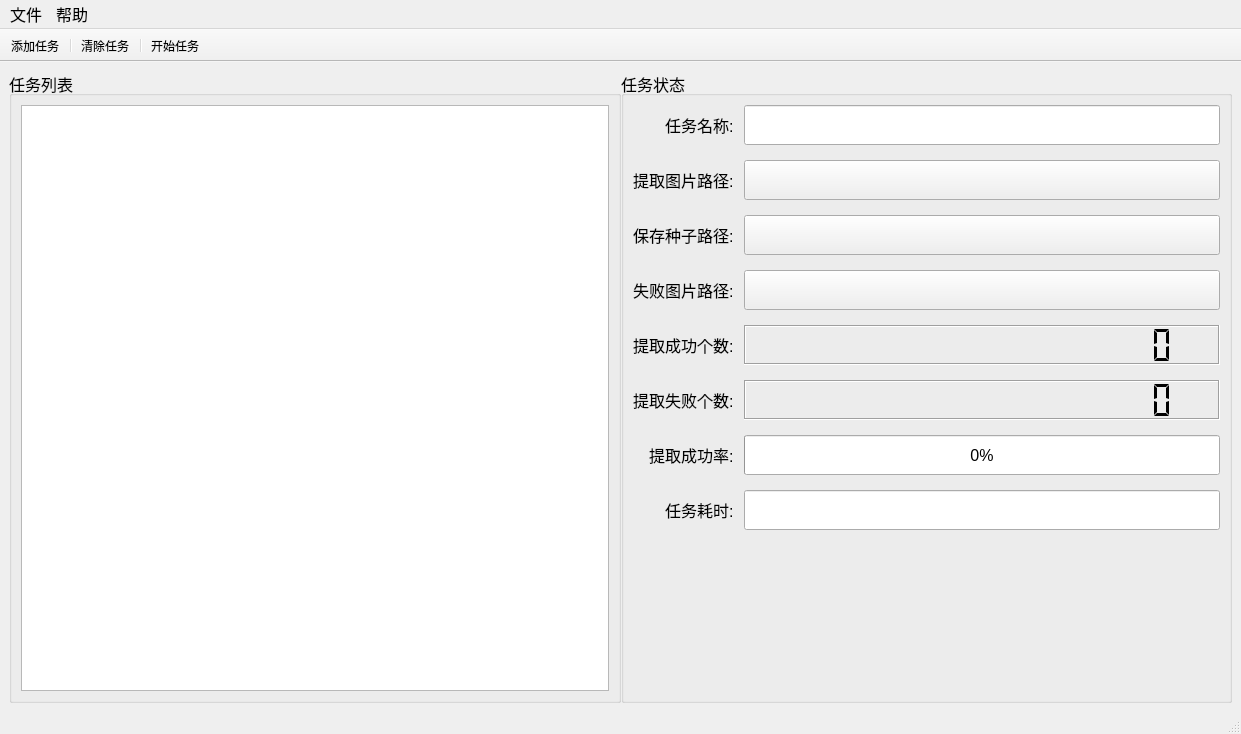
<?xml version="1.0" encoding="UTF-8"?>
<ui version="4.0">
 <class>MainWindow</class>
 <widget class="QMainWindow" name="MainWindow">
  <property name="windowModality">
   <enum>Qt::ApplicationModal</enum>
  </property>
  <property name="geometry">
   <rect>
    <x>0</x>
    <y>0</y>
    <width>1241</width>
    <height>734</height>
   </rect>
  </property>
  <property name="sizePolicy">
   <sizepolicy hsizetype="Expanding" vsizetype="Expanding">
    <horstretch>0</horstretch>
    <verstretch>0</verstretch>
   </sizepolicy>
  </property>
  <property name="windowTitle">
   <string>标准镭射提取</string>
  </property>
  <widget class="QWidget" name="centralwidget">
   <property name="sizePolicy">
    <sizepolicy hsizetype="Expanding" vsizetype="Expanding">
     <horstretch>0</horstretch>
     <verstretch>0</verstretch>
    </sizepolicy>
   </property>
   <property name="font">
    <font>
     <pointsize>12</pointsize>
    </font>
   </property>
   <layout class="QVBoxLayout" name="verticalLayout">
    <item>
     <layout class="QHBoxLayout" name="horizontalLayout_8" stretch="0,0">
      <property name="spacing">
       <number>0</number>
      </property>
      <property name="sizeConstraint">
       <enum>QLayout::SetNoConstraint</enum>
      </property>
      <item>
       <widget class="QGroupBox" name="groupBox_taskList">
        <property name="sizePolicy">
         <sizepolicy hsizetype="Expanding" vsizetype="Expanding">
          <horstretch>0</horstretch>
          <verstretch>0</verstretch>
         </sizepolicy>
        </property>
        <property name="title">
         <string>任务列表</string>
        </property>
        <layout class="QVBoxLayout" name="verticalLayout_2">
         <item>
          <widget class="QTableView" name="tableView_taskList">
           <property name="sizePolicy">
            <sizepolicy hsizetype="Expanding" vsizetype="Expanding">
             <horstretch>0</horstretch>
             <verstretch>0</verstretch>
            </sizepolicy>
           </property>
          </widget>
         </item>
        </layout>
       </widget>
      </item>
      <item>
       <widget class="QGroupBox" name="groupBox_taskStates">
        <property name="sizePolicy">
         <sizepolicy hsizetype="Expanding" vsizetype="Expanding">
          <horstretch>0</horstretch>
          <verstretch>0</verstretch>
         </sizepolicy>
        </property>
        <property name="title">
         <string>任务状态</string>
        </property>
        <property name="alignment">
         <set>Qt::AlignLeading|Qt::AlignLeft|Qt::AlignTop</set>
        </property>
        <layout class="QVBoxLayout" name="verticalLayout_3">
         <item>
          <layout class="QFormLayout" name="formLayout">
           <property name="sizeConstraint">
            <enum>QLayout::SetNoConstraint</enum>
           </property>
           <property name="fieldGrowthPolicy">
            <enum>QFormLayout::AllNonFixedFieldsGrow</enum>
           </property>
           <property name="rowWrapPolicy">
            <enum>QFormLayout::WrapLongRows</enum>
           </property>
           <property name="labelAlignment">
            <set>Qt::AlignRight|Qt::AlignTrailing|Qt::AlignVCenter</set>
           </property>
           <property name="formAlignment">
            <set>Qt::AlignLeading|Qt::AlignLeft|Qt::AlignTop</set>
           </property>
           <property name="horizontalSpacing">
            <number>10</number>
           </property>
           <property name="verticalSpacing">
            <number>15</number>
           </property>
           <item row="0" column="0">
            <widget class="QLabel" name="label_taskName">
             <property name="sizePolicy">
              <sizepolicy hsizetype="Expanding" vsizetype="Preferred">
               <horstretch>0</horstretch>
               <verstretch>0</verstretch>
              </sizepolicy>
             </property>
             <property name="text">
              <string>任务名称:</string>
             </property>
            </widget>
           </item>
           <item row="0" column="1">
            <widget class="QLineEdit" name="lineEdit_taskName">
             <property name="sizePolicy">
              <sizepolicy hsizetype="Expanding" vsizetype="Preferred">
               <horstretch>0</horstretch>
               <verstretch>0</verstretch>
              </sizepolicy>
             </property>
             <property name="minimumSize">
              <size>
               <width>0</width>
               <height>40</height>
              </size>
             </property>
             <property name="maximumSize">
              <size>
               <width>16777215</width>
               <height>40</height>
              </size>
             </property>
             <property name="readOnly">
              <bool>true</bool>
             </property>
            </widget>
           </item>
           <item row="1" column="0">
            <widget class="QLabel" name="label_3">
             <property name="text">
              <string>提取图片路径:</string>
             </property>
            </widget>
           </item>
           <item row="1" column="1">
            <widget class="QPushButton" name="pushButton_extractImagePath">
             <property name="minimumSize">
              <size>
               <width>0</width>
               <height>40</height>
              </size>
             </property>
             <property name="maximumSize">
              <size>
               <width>16777215</width>
               <height>40</height>
              </size>
             </property>
             <property name="styleSheet">
              <string notr="true">QPushButton{text-align : left;}</string>
             </property>
             <property name="text">
              <string/>
             </property>
            </widget>
           </item>
           <item row="2" column="0">
            <widget class="QLabel" name="label_seedPath">
             <property name="sizePolicy">
              <sizepolicy hsizetype="Expanding" vsizetype="Preferred">
               <horstretch>0</horstretch>
               <verstretch>0</verstretch>
              </sizepolicy>
             </property>
             <property name="text">
              <string>保存种子路径:</string>
             </property>
            </widget>
           </item>
           <item row="2" column="1">
            <widget class="QPushButton" name="pushButton_seedPath">
             <property name="sizePolicy">
              <sizepolicy hsizetype="Expanding" vsizetype="Preferred">
               <horstretch>0</horstretch>
               <verstretch>0</verstretch>
              </sizepolicy>
             </property>
             <property name="minimumSize">
              <size>
               <width>0</width>
               <height>40</height>
              </size>
             </property>
             <property name="maximumSize">
              <size>
               <width>16777215</width>
               <height>40</height>
              </size>
             </property>
             <property name="toolTip">
              <string>点击打开文件路径</string>
             </property>
             <property name="styleSheet">
              <string notr="true">QPushButton{text-align : left;}</string>
             </property>
             <property name="text">
              <string/>
             </property>
            </widget>
           </item>
           <item row="3" column="0">
            <widget class="QLabel" name="label_failedImagePath">
             <property name="sizePolicy">
              <sizepolicy hsizetype="Expanding" vsizetype="Preferred">
               <horstretch>0</horstretch>
               <verstretch>0</verstretch>
              </sizepolicy>
             </property>
             <property name="text">
              <string>失败图片路径:</string>
             </property>
            </widget>
           </item>
           <item row="3" column="1">
            <widget class="QPushButton" name="pushButton_failedImagePath">
             <property name="sizePolicy">
              <sizepolicy hsizetype="Expanding" vsizetype="Preferred">
               <horstretch>0</horstretch>
               <verstretch>0</verstretch>
              </sizepolicy>
             </property>
             <property name="minimumSize">
              <size>
               <width>0</width>
               <height>40</height>
              </size>
             </property>
             <property name="maximumSize">
              <size>
               <width>16777215</width>
               <height>40</height>
              </size>
             </property>
             <property name="toolTip">
              <string>点击打开文件路径</string>
             </property>
             <property name="styleSheet">
              <string notr="true">QPushButton{text-align : left;}</string>
             </property>
             <property name="text">
              <string/>
             </property>
            </widget>
           </item>
           <item row="4" column="0">
            <widget class="QLabel" name="label">
             <property name="sizePolicy">
              <sizepolicy hsizetype="Expanding" vsizetype="Preferred">
               <horstretch>0</horstretch>
               <verstretch>0</verstretch>
              </sizepolicy>
             </property>
             <property name="text">
              <string>提取成功个数:</string>
             </property>
            </widget>
           </item>
           <item row="4" column="1">
            <widget class="QLCDNumber" name="lcdNumber_success">
             <property name="sizePolicy">
              <sizepolicy hsizetype="Expanding" vsizetype="Preferred">
               <horstretch>0</horstretch>
               <verstretch>0</verstretch>
              </sizepolicy>
             </property>
             <property name="minimumSize">
              <size>
               <width>0</width>
               <height>40</height>
              </size>
             </property>
             <property name="maximumSize">
              <size>
               <width>16777215</width>
               <height>40</height>
              </size>
             </property>
             <property name="font">
              <font>
               <pointsize>12</pointsize>
               <bold>true</bold>
               <underline>false</underline>
              </font>
             </property>
             <property name="frameShape">
              <enum>QFrame::Box</enum>
             </property>
             <property name="frameShadow">
              <enum>QFrame::Sunken</enum>
             </property>
             <property name="digitCount">
              <number>20</number>
             </property>
             <property name="segmentStyle">
              <enum>QLCDNumber::Flat</enum>
             </property>
            </widget>
           </item>
           <item row="5" column="0">
            <widget class="QLabel" name="label_2">
             <property name="sizePolicy">
              <sizepolicy hsizetype="Expanding" vsizetype="Preferred">
               <horstretch>0</horstretch>
               <verstretch>0</verstretch>
              </sizepolicy>
             </property>
             <property name="text">
              <string>提取失败个数:</string>
             </property>
            </widget>
           </item>
           <item row="5" column="1">
            <widget class="QLCDNumber" name="lcdNumber_fail">
             <property name="sizePolicy">
              <sizepolicy hsizetype="Expanding" vsizetype="Preferred">
               <horstretch>0</horstretch>
               <verstretch>0</verstretch>
              </sizepolicy>
             </property>
             <property name="minimumSize">
              <size>
               <width>0</width>
               <height>40</height>
              </size>
             </property>
             <property name="maximumSize">
              <size>
               <width>16777215</width>
               <height>40</height>
              </size>
             </property>
             <property name="font">
              <font>
               <pointsize>12</pointsize>
               <bold>true</bold>
              </font>
             </property>
             <property name="frameShadow">
              <enum>QFrame::Sunken</enum>
             </property>
             <property name="lineWidth">
              <number>1</number>
             </property>
             <property name="midLineWidth">
              <number>0</number>
             </property>
             <property name="smallDecimalPoint">
              <bool>false</bool>
             </property>
             <property name="digitCount">
              <number>20</number>
             </property>
             <property name="segmentStyle">
              <enum>QLCDNumber::Flat</enum>
             </property>
             <property name="value" stdset="0">
              <double>0.000000000000000</double>
             </property>
             <property name="intValue" stdset="0">
              <number>0</number>
             </property>
            </widget>
           </item>
           <item row="6" column="0">
            <widget class="QLabel" name="label_4">
             <property name="text">
              <string>提取成功率:</string>
             </property>
            </widget>
           </item>
           <item row="6" column="1">
            <widget class="QProgressBar" name="progressBar_successRatio">
             <property name="minimumSize">
              <size>
               <width>0</width>
               <height>40</height>
              </size>
             </property>
             <property name="maximumSize">
              <size>
               <width>16777215</width>
               <height>40</height>
              </size>
             </property>
             <property name="value">
              <number>0</number>
             </property>
            </widget>
           </item>
           <item row="7" column="0">
            <widget class="QLabel" name="label_5">
             <property name="text">
              <string>任务耗时:</string>
             </property>
            </widget>
           </item>
           <item row="7" column="1">
            <widget class="QLineEdit" name="lineEdit_spendTime">
             <property name="minimumSize">
              <size>
               <width>0</width>
               <height>40</height>
              </size>
             </property>
             <property name="maximumSize">
              <size>
               <width>16777215</width>
               <height>40</height>
              </size>
             </property>
             <property name="readOnly">
              <bool>true</bool>
             </property>
            </widget>
           </item>
          </layout>
         </item>
        </layout>
       </widget>
      </item>
     </layout>
    </item>
   </layout>
  </widget>
  <widget class="QMenuBar" name="menubar">
   <property name="geometry">
    <rect>
     <x>0</x>
     <y>0</y>
     <width>1241</width>
     <height>26</height>
    </rect>
   </property>
   <property name="font">
    <font>
     <pointsize>12</pointsize>
    </font>
   </property>
   <property name="defaultUp">
    <bool>false</bool>
   </property>
   <widget class="QMenu" name="menu_file">
    <property name="font">
     <font>
      <pointsize>12</pointsize>
     </font>
    </property>
    <property name="tearOffEnabled">
     <bool>false</bool>
    </property>
    <property name="title">
     <string>文件</string>
    </property>
    <addaction name="action_setting"/>
    <addaction name="separator"/>
    <addaction name="action_exit"/>
   </widget>
   <widget class="QMenu" name="menu_help">
    <property name="title">
     <string>帮助</string>
    </property>
    <addaction name="action_help"/>
   </widget>
   <addaction name="menu_file"/>
   <addaction name="menu_help"/>
  </widget>
  <widget class="QStatusBar" name="statusbar"/>
  <widget class="QToolBar" name="toolBar">
   <property name="windowTitle">
    <string>toolBar</string>
   </property>
   <property name="movable">
    <bool>false</bool>
   </property>
   <property name="iconSize">
    <size>
     <width>24</width>
     <height>24</height>
    </size>
   </property>
   <property name="toolButtonStyle">
    <enum>Qt::ToolButtonTextUnderIcon</enum>
   </property>
   <property name="floatable">
    <bool>true</bool>
   </property>
   <attribute name="toolBarArea">
    <enum>TopToolBarArea</enum>
   </attribute>
   <attribute name="toolBarBreak">
    <bool>false</bool>
   </attribute>
   <addaction name="action_addTask"/>
   <addaction name="separator"/>
   <addaction name="action_clearList"/>
   <addaction name="separator"/>
   <addaction name="action_startTask"/>
  </widget>
  <action name="action_setting">
   <property name="icon">
    <iconset resource="icon.qrc">
     <normaloff>:/Icon/action_setting.svg</normaloff>:/Icon/action_setting.svg</iconset>
   </property>
   <property name="text">
    <string>设置</string>
   </property>
   <property name="iconText">
    <string>setting</string>
   </property>
   <property name="statusTip">
    <string>Ctrl+Shift+S 设置</string>
   </property>
   <property name="shortcut">
    <string>Ctrl+Shift+S</string>
   </property>
  </action>
  <action name="action_exit">
   <property name="icon">
    <iconset resource="icon.qrc">
     <normaloff>:/Icon/exit.svg</normaloff>:/Icon/exit.svg</iconset>
   </property>
   <property name="text">
    <string>退出</string>
   </property>
   <property name="iconText">
    <string>exit</string>
   </property>
   <property name="statusTip">
    <string>Ctrl+Q 退出</string>
   </property>
   <property name="shortcut">
    <string>Ctrl+Q</string>
   </property>
  </action>
  <action name="action_help">
   <property name="icon">
    <iconset resource="icon.qrc">
     <normaloff>:/Icon/menu_help.svg</normaloff>:/Icon/menu_help.svg</iconset>
   </property>
   <property name="text">
    <string>帮助</string>
   </property>
   <property name="statusTip">
    <string>Ctrl+P 帮助</string>
   </property>
   <property name="font">
    <font>
     <pointsize>12</pointsize>
    </font>
   </property>
   <property name="shortcut">
    <string>Ctrl+P</string>
   </property>
  </action>
  <action name="action_addTask">
   <property name="icon">
    <iconset theme="appointment-new" resource="icon.qrc">
     <normaloff>:/Icon/add_task.svg</normaloff>
     <normalon>:/Icon/add_task.svg</normalon>:/Icon/add_task.svg</iconset>
   </property>
   <property name="text">
    <string>添加任务</string>
   </property>
   <property name="toolTip">
    <string>添加任务</string>
   </property>
   <property name="statusTip">
    <string>Ctrl+A 添加任务</string>
   </property>
   <property name="whatsThis">
    <string>添加任务</string>
   </property>
   <property name="shortcut">
    <string>Ctrl+A</string>
   </property>
   <property name="menuRole">
    <enum>QAction::TextHeuristicRole</enum>
   </property>
   <property name="iconVisibleInMenu">
    <bool>true</bool>
   </property>
   <property name="priority">
    <enum>QAction::NormalPriority</enum>
   </property>
  </action>
  <action name="action_clearList">
   <property name="icon">
    <iconset theme="document-revert" resource="icon.qrc">
     <normaloff>:/Icon/clear_task.svg</normaloff>:/Icon/clear_task.svg</iconset>
   </property>
   <property name="text">
    <string>清除任务</string>
   </property>
   <property name="toolTip">
    <string>清除任务</string>
   </property>
   <property name="statusTip">
    <string>Ctrl+Shift+C 清除任务</string>
   </property>
   <property name="shortcut">
    <string>Ctrl+Shift+C</string>
   </property>
  </action>
  <action name="action_startTask">
   <property name="icon">
    <iconset theme="go-next" resource="icon.qrc">
     <normaloff>:/Icon/start_no.svg</normaloff>:/Icon/start_no.svg</iconset>
   </property>
   <property name="text">
    <string>开始任务</string>
   </property>
   <property name="toolTip">
    <string>开始任务</string>
   </property>
   <property name="statusTip">
    <string>Ctrl+R 开始任务</string>
   </property>
   <property name="shortcut">
    <string>Ctrl+R</string>
   </property>
  </action>
 </widget>
 <resources>
  <include location="icon.qrc"/>
 </resources>
 <connections/>
</ui>
